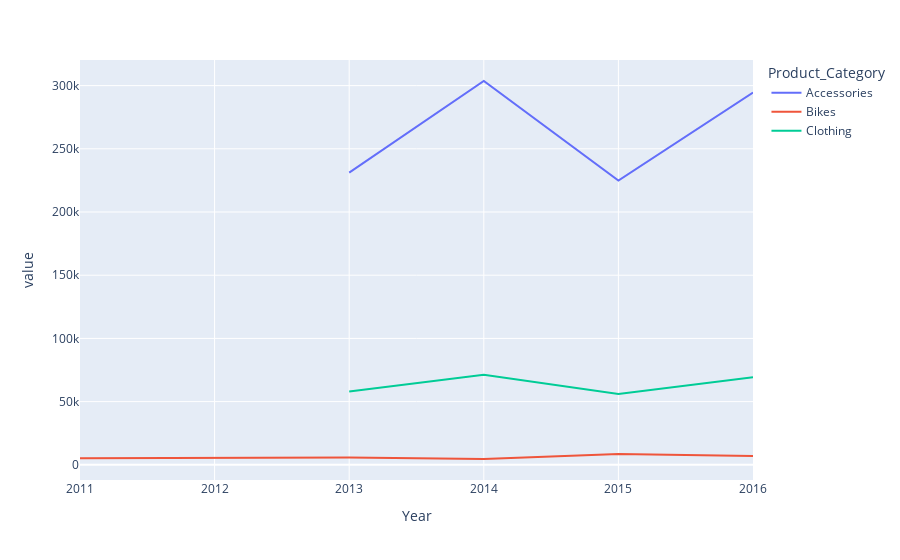

Notebook code for this chart:
### Code cell
plot = px.line(
    df_wide,
)

plot

### Figure 1 — Plotly figure (JSON) as saved in the notebook; plotly's stock layout.template omitted (floating-point values rounded to 4 significant figures)
{"data": [{"hovertemplate": "Product_Category=Accessories<br>Year=%{x}<br>value=%{y}<extra></extra>", "legendgroup": "Accessories", "line": {"color": "#636efa", "dash": "solid"}, "marker": {"symbol": "circle"}, "mode": "lines", "name": "Accessories", "orientation": "v", "showlegend": true, "type": "scatter", "x": [2011, 2012, 2013, 2014, 2015, 2016], "xaxis": "x", "y": [NaN, NaN, 231100.0, 303600.0, 224800.0, 294500.0], "yaxis": "y"}, {"hovertemplate": "Product_Category=Bikes<br>Year=%{x}<br>value=%{y}<extra></extra>", "legendgroup": "Bikes", "line": {"color": "#EF553B", "dash": "solid"}, "marker": {"symbol": "circle"}, "mode": "lines", "name": "Bikes", "orientation": "v", "showlegend": true, "type": "scatter", "x": [2011, 2012, 2013, 2014, 2015, 2016], "xaxis": "x", "y": [5260.0, 5354.0, 5710.0, 4604.0, 8556.0, 6927.0], "yaxis": "y"}, {"hovertemplate": "Product_Category=Clothing<br>Year=%{x}<br>value=%{y}<extra></extra>", "legendgroup": "Clothing", "line": {"color": "#00cc96", "dash": "solid"}, "marker": {"symbol": "circle"}, "mode": "lines", "name": "Clothing", "orientation": "v", "showlegend": true, "type": "scatter", "x": [2011, 2012, 2013, 2014, 2015, 2016], "xaxis": "x", "y": [NaN, NaN, 57940.0, 71340.0, 56120.0, 69340.0], "yaxis": "y"}], "layout": {"legend": {"title": {"text": "Product_Category"}, "tracegroupgap": 0}, "margin": {"t": 60}, "xaxis": {"anchor": "y", "domain": [0, 1], "title": {"text": "Year"}}, "yaxis": {"anchor": "x", "domain": [0, 1], "title": {"text": "value"}}}}
